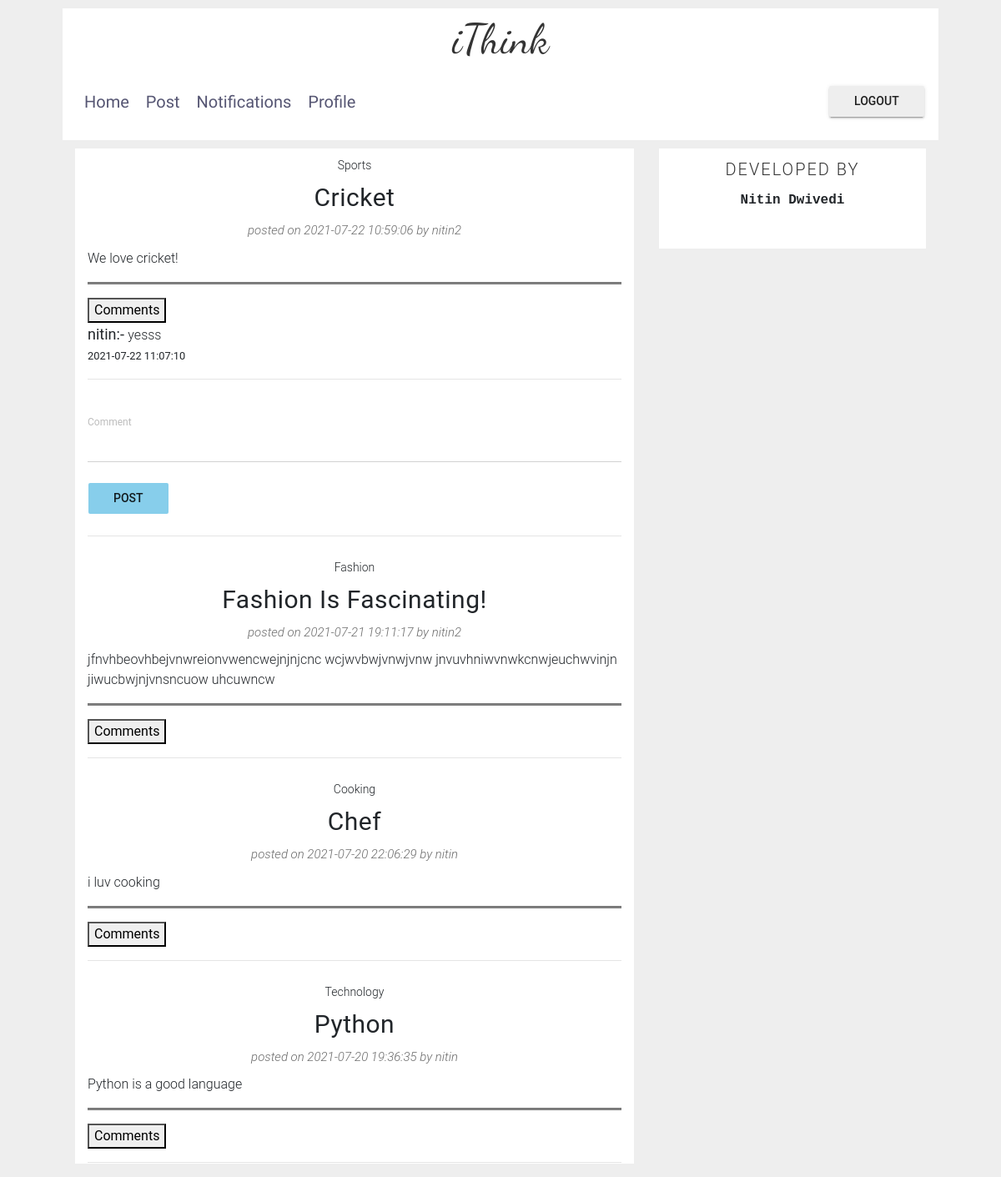
The page /4 (signed in) on the database its author committed.
### app.py (models this page shows)
class PostData(UserMixin, db.Model):
    p_id=db.Column(db.Integer, primary_key=True)
    PostCategory=db.Column(db.String(15))
    title=db.Column(db.String(20))
    content=db.Column(db.Text)
    timestamp = db.Column(db.DateTime(timezone=True), default=func.now(IST))
    id=db.Column(db.Integer, db.ForeignKey('user.id'), nullable=False)

class User(UserMixin, db.Model):
    id=db.Column(db.Integer, primary_key=True)
    fullname=db.Column(db.String(20))
    email=db.Column(db.String(50), unique=True)
    dob=db.Column(db.Integer)
    profession=db.Column(db.String(20))
    username=db.Column(db.String(20), unique=True)
    password=db.Column(db.String(80))

class PostComment(UserMixin, db.Model):
    c_id=db.Column(db.Integer, primary_key=True)
    comment=db.Column(db.Text)
    timestamp=db.Column(db.DateTime(timezone=True), default=func.now(IST))
    id = db.Column(db.Integer, db.ForeignKey('user.id'), nullable=False)
    p_id = db.Column(db.Integer, db.ForeignKey('post_data.p_id'), nullable=False)

### app.py (the view, shortened to what this page needs)
@app.route('/', methods=['GET','POST'])
@app.route('/<pid>', methods=['GET','POST'])
@login_required
def index(pid=None):
    result=db.session.execute('select p.PostCategory, p.title, p.content, p.timestamp, u.username, p.p_id from user u, post_data p where u.id=p.id order by timestamp desc')
    posts=[list(row) for row in result]
    form=None
    cmnts=None
    if pid != None:
        ucmnts=db.session.execute('select c.comment, c.timestamp, u.username, p.p_id from post_comment c, user u, post_data p where c.p_id=p.p_id and u.id=c.id')
        cmnts=[list(row) for row in ucmnts]
        form =CommentForm()
    return render_template("index.html",posts=posts, form=form, cmnts=cmnts,page='index',pid=pid)

### app.py
class CommentForm(FlaskForm):
    comment = StringField("Comment", validators=[InputRequired()])

### app.py (called while the page is built)
@login_manager.user_loader
def load_user(user_id):
    return User.query.get(int(user_id))

### templates/index.html (shortened to what this page needs)
{% extends "MainLayout.html" %}
{% import "bootstrap/wtf.html" as wtf %}
{% block post %}
<div class='blogPostContainer'>
    {% for data in posts %}
        <div>
            <div class='blogHeader'>
                <span class='blogCategory'>{{data[0]}}</span>
                <h1 class='postTitle'>{{data[1]}}</h1>
                <span class='postedBy'>posted on {{data[3]}} by {{data[4]}}</span>
            </div>
            <div class='postContent'>
                <p>{{data[2]}}</p>
            </div>
        </div>
        <hr style="height:2px;color:gray;background-color:gray">
        <button onclick="window.location.href='/{{data[5]}}'">Comments</button>
        {%if data[5]|int==pid|int%}
            {% for cmnt in cmnts %}
                {% if data[5]==cmnt[3] %}
                    <p><strong style="font-size:18px">{{cmnt[2]}}:- </strong>{{cmnt[0]}}<br><small>{{cmnt[1]}}</small></p><hr>
                {% endif %}
            {% endfor %}
            <form method="post" action="/{{data[5]}}">
                {{ wtf.form_field(form.comment) }}
                <button class="btn" style="background-color:skyBlue">Post</button>
            </form>
        {%endif%}
        <hr>
    {% endfor %}
</div>
{% endblock post%}
{% block recent %}
<div class='sideBarContainer'>
        <div style="margin-bottom:20px, padding:20px, boxSizing:border-box">
            <div class='sidebarHeader'>
                <span>Developed by</span>
            </div>
              <div class="text-center">
                  <p class="text-center" style="font-family: 'Roboto Mono', monospace;"><strong style="font-weight:bold"><a href="https://nitindwivedi1.github.io/" style="color:inherit">Nitin Dwivedi</a></strong></p>
                    <div class="text-center">
                      <ul class="list-unstyled list-inline">
                        <li class="list-inline-item"><a style="color:inherit" href="https://nitindwivedi1.github.io/" class="btn-floating btn-lg"></a></li>
                        <li class="list-inline-item"><a style="color:inherit" href="https://github.com/NitinDwivedi1" class="btn-floating btn-lg"></a></li>
                        <li class="list-inline-item"><a style="color:inherit" href="https://www.linkedin.com/in/nitin-dwivedi-834972192/" class="btn-floating btn-lg"></a></li>
                        <li class="list-inline-item"><a style="color:inherit" href="https://www.instagram.com/nitin_one_and_only/" class="btn-floating btn-lg"></a></li>
                        <li class="list-inline-item"><a style="color:inherit" href="https://twitter.com/NitinDw46454591" class="btn-floating btn-lg"></a></li>
                      </ul>
                    </div>
              </div>
        </div>
</div>
{% endblock recent%}

### static/css/style.css (style rules this page uses)
.sidebarHeader { text-align: center; letter-spacing: 2px; color: #333; text-transform: uppercase; font-size: 20px; padding: 10px 0; box-sizing: border-box; }
.blogHeader { text-align: center; }
.blogCategory { display: block; padding: 10px 0; font-size: 14px; }
.postTitle { text-transform: capitalize; letter-spacing: 0.5px; font-weight: 400; font-size: 30px; margin: 0; }
.postedBy { display: block; padding: 10px 0; font-size: 15px; font-style: italic; color: #6c6c6c; }

### rows shown on the page
PostData: PostCategory "Sports", title "Cricket", timestamp "2021-07-22 10:59:06", username "nitin2", content "We love cricket!"
PostComment: username "nitin", comment "yesss", timestamp "2021-07-22 11:07:10"
PostData: PostCategory "Fashion", title "Fashion Is Fascinating!", timestamp "2021-07-21 19:11:17", username "nitin2", content "jfnvhbeovhbejvnwreionvwencwejnjnjcnc wcjwvbwjvnwjvnw jnvuvhniwvnwkcnwjeuchwvinjn jiwucbwjnjvnsncuow uhcuwncw"
PostData: PostCategory "Cooking", title "Chef", timestamp "2021-07-20 22:06:29", username "nitin", content "i luv cooking"
PostData: PostCategory "Technology", title "Python", timestamp "2021-07-20 19:36:35", username "nitin", content "Python is a good language"
